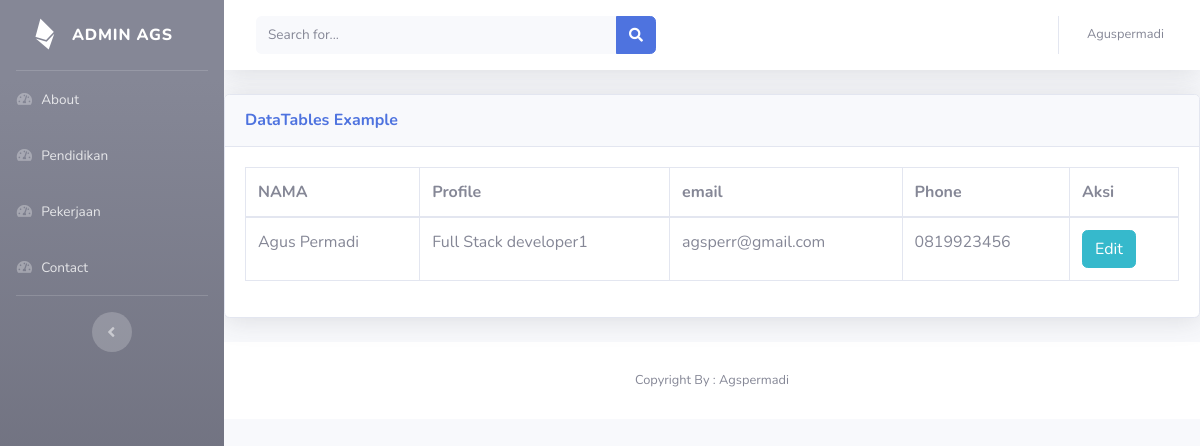
/index.php/about_admin, run on the app's committed database.
### tables this page shows
CREATE TABLE `about` (
  `id_about` int(11) NOT NULL,
  `nama` varchar(100) NOT NULL,
  `profile` varchar(100) NOT NULL,
  `email` varchar(100) NOT NULL,
  `phone` varchar(12) NOT NULL
);

### application/controllers/About_admin.php (called while the page is built, shortened)
<?php
class About_admin extends CI_Controller
{
    public function __construct()
    {
        $this->load->model('AboutModel');
    }
    public function index()
    {
        $data['Allabout'] = $this->AboutModel->get_all_about();
        $this->load->view('template_admin/header.php');
        $this->load->view('template_admin/sidebar.php');
        $this->load->view('template_admin/topbar.php');
        $this->load->view('about_admin/index.php', $data);
        $this->load->view('template_admin/footer.php');
    }
}

### index.php (called while the page is built, shortened)
<?php
require_once BASEPATH.'core/CodeIgniter.php';

### application/models/AboutModel.php (called while the page is built)
<?php
class AboutModel extends CI_Model
{
    public function get_all_about()
    {
        $query = "SELECT * FROM about";
        return $this->db->query($query)->result_array();
    }
}

### application/views/about_admin/index.php (the view, shortened to what this page needs)
<div class="card shadow mb-4">
    <div class="card-header py-3">
        <h6 class="m-0 font-weight-bold text-primary">DataTables Example</h6>
    </div>
    <div class="card-body">
        <div class="table-responsive">
            <table class="table table-bordered" id="dataTable" width="100%" cellspacing="0">
                <thead>
                    <tr>
                        <th>NAMA</th>
                        <th>Profile</th>
                        <th>email</th>
                        <th>Phone</th>
                        <th>Aksi</th>
                    </tr>
                </thead>
                <?php
                  foreach ($Allabout as $about) {
                  ?>
                    <tr>
                        <td><?= $about['nama']; ?></td>
                        <td><?= $about['profile']; ?></td>
                        <td><?= $about['email']; ?></td>
                        <td><?= $about['phone']; ?></td>
                        <td><a href="<?= base_url('about_admin/edit/' . $about['id_about']) ?>" class=" btn btn-info">Edit</a></td>
                    </tr>
                <?php } ?>
            </table>
        </div>
    </div>
</div>

### data on the page
about: nama "Agus Permadi", profile "Full Stack developer1", email "agsperr@gmail.com", phone "0819923456"
